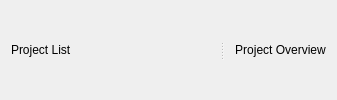
<?xml version="1.0" encoding="UTF-8"?>
<ui version="4.0">
 <class>ProjectsWorkspace</class>
 <widget class="QWidget" name="ProjectsWorkspace">
  <layout class="QHBoxLayout" name="mainLayout">
   <property name="leftMargin"><number>0</number></property>
   <property name="topMargin"><number>0</number></property>
   <property name="rightMargin"><number>0</number></property>
   <property name="bottomMargin"><number>0</number></property>
   <property name="spacing"><number>4</number></property>
   <item>
    <widget class="QSplitter" name="mainSplitter">
     <property name="orientation"><enum>Qt::Orientation::Horizontal</enum></property>
     <widget class="QWidget" name="listPlaceholder">
      <property name="minimumSize">
       <size><width>220</width><height>0</height></size>
      </property>
      <property name="maximumSize">
       <size><width>320</width><height>16777215</height></size>
      </property>
      <layout class="QVBoxLayout" name="listLayout">
       <item>
        <widget class="QLabel" name="listLabel">
         <property name="text"><string>Project List</string></property>
        </widget>
       </item>
      </layout>
     </widget>
     <widget class="QWidget" name="overviewPlaceholder">
      <layout class="QVBoxLayout" name="overviewLayout">
       <item>
        <widget class="QLabel" name="overviewLabel">
         <property name="text"><string>Project Overview</string></property>
         <property name="alignment"><set>Qt::AlignmentFlag::AlignCenter</set></property>
        </widget>
       </item>
      </layout>
     </widget>
    </widget>
   </item>
  </layout>
 </widget>
 <layoutdefault spacing="6" margin="11"/>
 <resources/>
 <connections/>
</ui>
